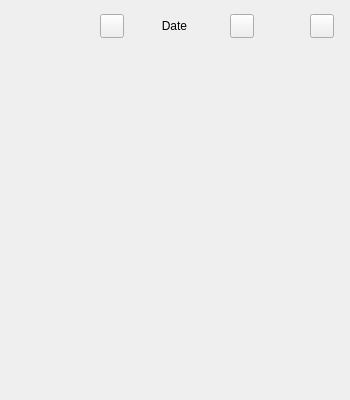
<?xml version="1.0" encoding="UTF-8"?>
<ui version="4.0">
 <class>MainWindow</class>
 <widget class="QMainWindow" name="MainWindow">
  <property name="geometry">
   <rect>
    <x>0</x>
    <y>0</y>
    <width>350</width>
    <height>400</height>
   </rect>
  </property>
  <property name="windowTitle">
   <string>MainWindow</string>
  </property>
  <widget class="QWidget" name="centralwidget">
   <widget class="QPushButton" name="btnSettings">
    <property name="geometry">
     <rect>
      <x>310</x>
      <y>14</y>
      <width>24</width>
      <height>24</height>
     </rect>
    </property>
    <property name="text">
     <string/>
    </property>
    <property name="icon">
     <iconset theme="QIcon::ThemeIcon::DocumentProperties"/>
    </property>
   </widget>
   <widget class="QLabel" name="lblDate">
    <property name="geometry">
     <rect>
      <x>150</x>
      <y>18</y>
      <width>49</width>
      <height>16</height>
     </rect>
    </property>
    <property name="text">
     <string>Date</string>
    </property>
    <property name="alignment">
     <set>Qt::AlignmentFlag::AlignCenter</set>
    </property>
   </widget>
   <widget class="QWidget" name="contRoutines" native="true">
    <property name="geometry">
     <rect>
      <x>60</x>
      <y>70</y>
      <width>231</width>
      <height>221</height>
     </rect>
    </property>
   </widget>
   <widget class="QPushButton" name="btnPreviousDate">
    <property name="geometry">
     <rect>
      <x>100</x>
      <y>14</y>
      <width>24</width>
      <height>24</height>
     </rect>
    </property>
    <property name="text">
     <string/>
    </property>
    <property name="icon">
     <iconset theme="QIcon::ThemeIcon::GoPrevious"/>
    </property>
   </widget>
   <widget class="QPushButton" name="btnNextDate">
    <property name="geometry">
     <rect>
      <x>230</x>
      <y>14</y>
      <width>24</width>
      <height>24</height>
     </rect>
    </property>
    <property name="text">
     <string/>
    </property>
    <property name="icon">
     <iconset theme="QIcon::ThemeIcon::GoPrevious"/>
    </property>
   </widget>
  </widget>
 </widget>
 <resources/>
 <connections/>
</ui>
